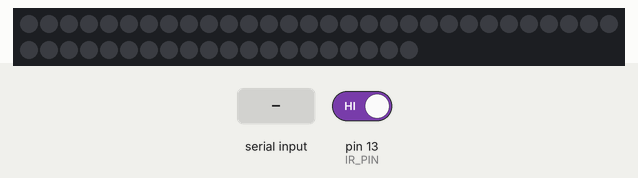
This sketch was run on a simulated Arduino Uno, built with avr-gcc and run on an emulated ATmega328P. On the bench: 50 RGB LEDs in strip order, left to right, continuing on the next row. The inputs (shaded band) are chosen by the test bench; at power-on: pin 13 (IR_PIN) HIGH.

Above: at 1.2 s.
1.3 s: "1\n" received over Serial
At 1.7 s:
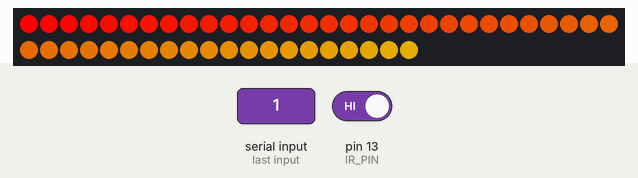
4.3 s: "0\n" received over Serial
At 5.7 s:
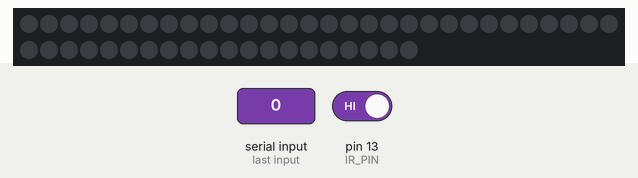
Timing chart, 0 to 7.3 s (numbered marks = the images above; inputs shaded):
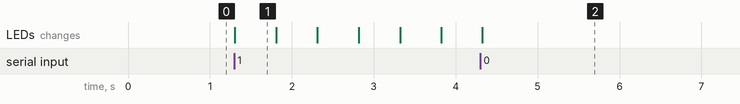

The sketch:

cubeLED_ONOFFbyIR.ino
```cpp
#include <FastLED.h>

#define NUM_LEDS_CUBE 50
#define IR_PIN 13
#define LED_PIN_CUBE 11

CRGB ledscube[NUM_LEDS_CUBE];
bool ledStripState = false; // Initially OFF
unsigned long irSensorTimer = 0;

void setup() {
  Serial.begin(115200);
  FastLED.addLeds<WS2812B, LED_PIN_CUBE, GRB>(ledscube, NUM_LEDS_CUBE);
  pinMode(IR_PIN, INPUT);
}

void movingRainbowEffect() {
  static uint8_t startIndex = 0;
  static uint8_t hue = 0;

  // Fill the LED strip with a moving rainbow gradient
  fill_rainbow(ledscube, NUM_LEDS_CUBE, hue, 1);

  // Move the rainbow effect from left to right
  for (int i = 0; i < NUM_LEDS_CUBE; i++) {
    ledscube[i] = ledscube[(i + startIndex) % NUM_LEDS_CUBE];
  }

  FastLED.show();

  // Increment the rainbow hue to change colors
  hue++;

  // Move the rainbow gradient index
  startIndex++;
  if (startIndex >= NUM_LEDS_CUBE) {
    startIndex = 0;
  }
  // Introduce a delay to control the speed
  delay(500);
}

void toggleLEDState() {
  static bool lastIrState = HIGH;
  static unsigned long sensorInterruptedTime = 0;

  // Read the current state of the IR sensor
  bool currentIrState = digitalRead(IR_PIN);

  // Check if the IR state has changed
  if (currentIrState != lastIrState) {
    // Update the timer when the state changes
    sensorInterruptedTime = millis();
    lastIrState = currentIrState;
  }

  // Check if the sensor has been interrupted for more than 10 seconds
  if (currentIrState == LOW && millis() - sensorInterruptedTime >= 10000) {
    // Toggle LED strip state
    ledStripState = !ledStripState;

    // Reset the timer
    sensorInterruptedTime = millis();
  }
}

void loop() {
  // Check for serial command
  if (Serial.available() > 0) {
    String data = Serial.readStringUntil('\n');
    processCommand(data);
  }

  // Check and toggle LED state based on IR sensor
  toggleLEDState();

  // Control LED strip pattern
  if (ledStripState) {
    // Only display the moving rainbow pattern if the LED strip is ON
    movingRainbowEffect();
  } else {
    // Turn off LEDs if the LED strip is OFF
    fill_solid(ledscube, NUM_LEDS_CUBE, CRGB::Black);
    FastLED.show();
  }
}

void processCommand(String command) {
  int ledState = command.toInt();

  if (ledState == 0 || ledState == 1) {
    // Set LED strip state based on serial command
    ledStripState = (ledState == 1);
  }
}
```

Measured:
- after the input at 1.3 s, the LEDs: change at once (image 1)
- after the input at 4.3 s, the LEDs: change at once (image 2)
